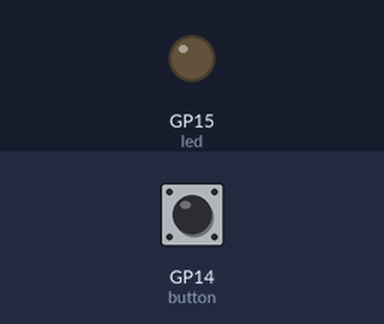
A program run on a simulated Raspberry Pi Pico running MicroPython. On the bench: output pins drawn as LEDs (lit = HIGH). The test bench sets the inputs (shaded band); at power-on: GP14 (button) HIGH.

Above: at 1.2 s.
1.3 s: GP14 (button) pulled LOW for 0.15 s
At 1.37 s:
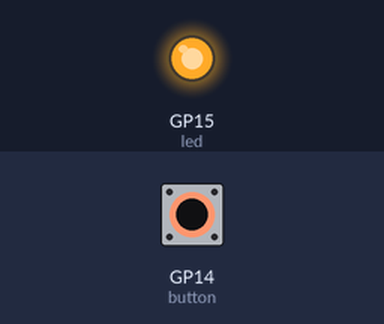
2.9 s: GP14 (button) pulled LOW for 3.2 s
At 7.4 s:
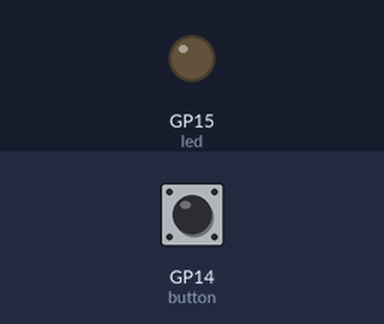
Timing chart, 0 to 8.9 s (numbered marks = the images above; inputs shaded):
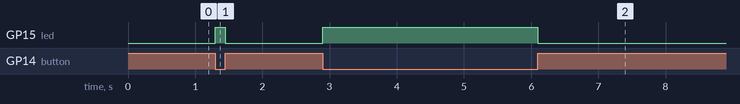

The program:

lesson8_2.py
```python
from machine import Pin
from time import sleep

# --- 參數設定 ---
BUTTON_PIN = 14 # 設定按鈕連接的引腳為 GPIO 14
led_pin = 15

button = Pin(BUTTON_PIN, Pin.IN, Pin.PULL_UP)
led = Pin(led_pin, Pin.OUT)


while (True):
    #print(button.value())
    #sleep(1) 通常寫程式不寫Sleep
    if button.value() == 1:
        #print("沒按")
        led.off()
    else:
        #print("按下")
        led.on()
    #sleep(1)
```

Measured:
- after the input at 1.3 s, GP15 (led): LOW → HIGH at once, → LOW 0.15 s later
- after the input at 2.9 s, GP15 (led): LOW → HIGH at once, → LOW 3.2 s later
